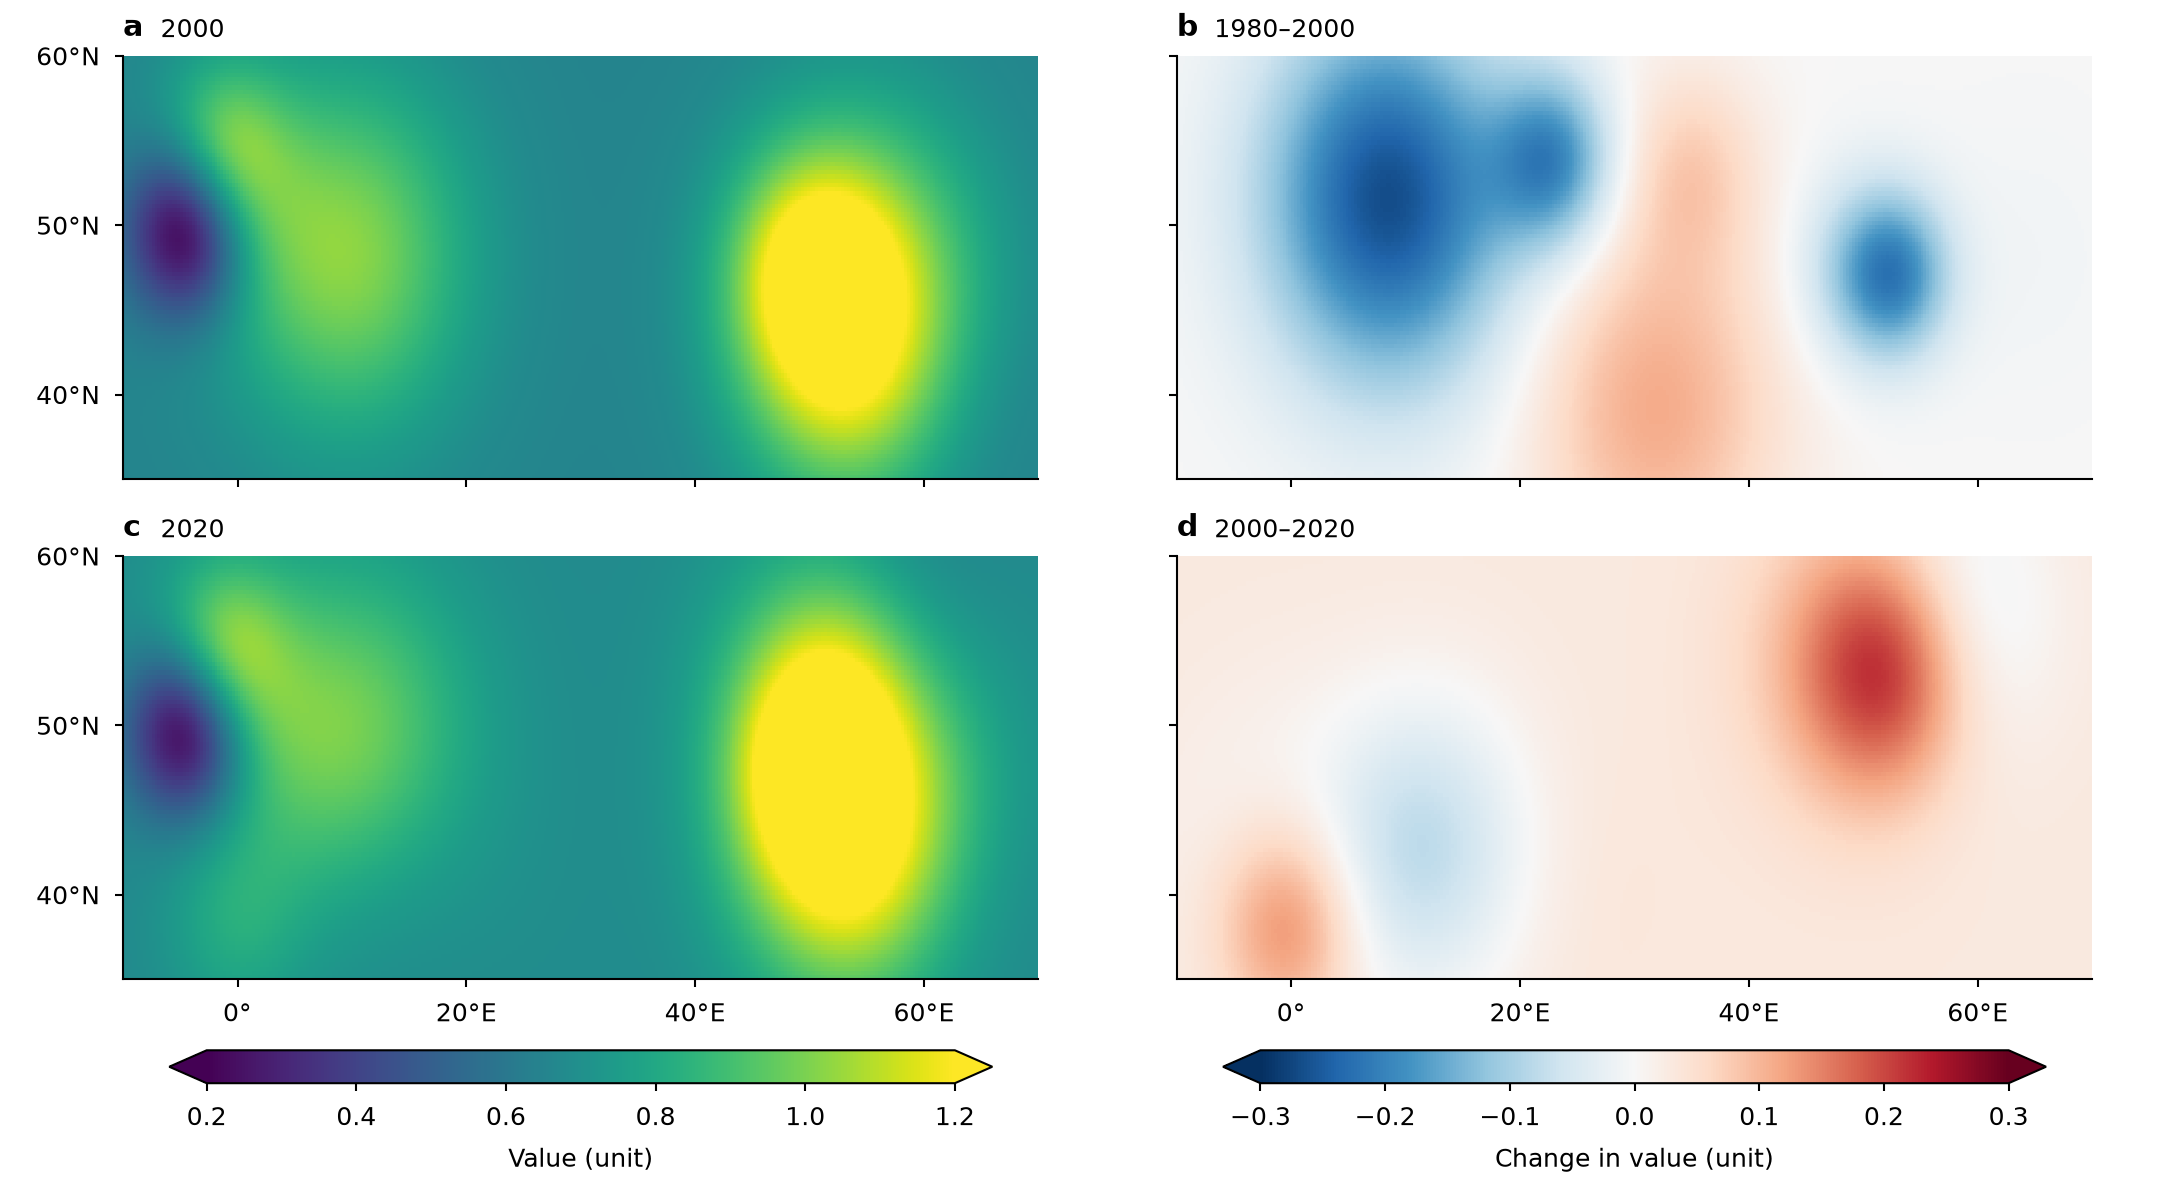

Python code for this plot:
"""Shared color bar: one color bar per column of map panels, each over one fixed scale.

Synthetic gridded fields; writes snippet.png next to this file.
"""

import os
from pathlib import Path

import matplotlib.pyplot as plt
import numpy as np
from matplotlib.colors import Normalize
from matplotlib.ticker import FuncFormatter

MM = 1 / 25.4
STYLE_DIR = Path(__file__).resolve().parent / "../../../styles"
EXTENT = (-10, 70, 35, 60)  # lon_min, lon_max, lat_min, lat_max
LON = np.linspace(EXTENT[0], EXTENT[1], 320)
LAT = np.linspace(EXTENT[2], EXTENT[3], 100)
# One norm per column, passed to every panel of that column.
VALUE = {"cmap": "viridis", "norm": Normalize(0.2, 1.2)}
CHANGE = {"cmap": "RdBu_r", "norm": Normalize(-0.3, 0.3)}
YEARS = (2000, 2020)
PERIODS = ("1980–2000", "2000–2020")


def field(rng, base, spread):
    lon2d, lat2d = np.meshgrid(LON, LAT)
    value = np.full(lon2d.shape, base)
    for amp, x, y, s in zip(rng.normal(0, spread, 8), rng.uniform(-5, 65, 8),
                            rng.uniform(38, 57, 8), rng.uniform(3, 8, 8)):
        value += amp * np.exp(-((lon2d - x) ** 2 + (lat2d - y) ** 2) / (2 * s**2))
    return value


def degrees(positive, negative):
    def label(value, _):
        return f"{abs(value):g}°{positive if value > 0 else negative}" if value else "0°"
    return FuncFormatter(label)


def map_panel(ax, values, scale, letter, title):
    image = ax.imshow(values, extent=EXTENT, origin="lower", interpolation="nearest", **scale)
    ax.text(0, 1.03, letter, transform=ax.transAxes, fontsize="large", fontweight="bold",
            ha="left", va="bottom")
    ax.annotate(title, (0, 1.03), xycoords="axes fraction", xytext=(9, 0),
                textcoords="offset points", ha="left", va="bottom")
    ax.set_aspect(1 / np.cos(np.deg2rad(np.mean(EXTENT[2:]))))
    ax.set(xticks=np.arange(0, 61, 20), yticks=np.arange(40, 61, 10))
    ax.xaxis.set_major_formatter(degrees("E", "W"))
    ax.yaxis.set_major_formatter(degrees("N", "S"))
    return image


def shared_colorbar(fig, image, column, label, extend):
    """One horizontal color bar under all panels of a column."""
    return fig.colorbar(image, ax=column, location="bottom", shrink=0.8, aspect=25,
                        pad=0.02, extend=extend, label=label)


def main():
    rng = np.random.default_rng(6)
    value_2000 = field(rng, 0.65, 0.25)
    value_2020 = value_2000 + field(rng, 0.03, 0.15)
    change_early = field(rng, 0.0, 0.15)
    change_late = value_2020 - value_2000
    default = STYLE_DIR / "default.mplstyle"
    sheets = [default] if default.is_file() else []
    if selected := os.environ.get("CEDALION_STYLE"):
        sheet = Path(selected).expanduser()
        sheets.append(sheet if sheet.is_file() else STYLE_DIR / (selected.removesuffix(".mplstyle") + ".mplstyle"))
    width_mm = float(os.environ.get("CEDALION_WIDTH_MM", 183))
    with plt.style.context(sheets):
        fig, axes = plt.subplots(2, 2, sharex=True, sharey=True, figsize=(width_mm * MM, 100 * MM),
                                 layout="constrained")
        left = [map_panel(axes[0, 0], value_2000, VALUE, "a", str(YEARS[0])),
                map_panel(axes[1, 0], value_2020, VALUE, "c", str(YEARS[1]))]
        right = [map_panel(axes[0, 1], change_early, CHANGE, "b", PERIODS[0]),
                 map_panel(axes[1, 1], change_late, CHANGE, "d", PERIODS[1])]
        for ax in axes.flat:
            ax.label_outer()
        # Any image of the column will do: they all hold the same norm.
        shared_colorbar(fig, left[0], axes[:, 0], "Value (unit)", "both")
        shared_colorbar(fig, right[0], axes[:, 1], "Change in value (unit)", "both")
        fig.savefig(os.environ.get("CEDALION_SNIPPET_PNG", Path(__file__).with_name("snippet.png")), dpi=300)
        plt.close(fig)


if __name__ == "__main__":
    main()
